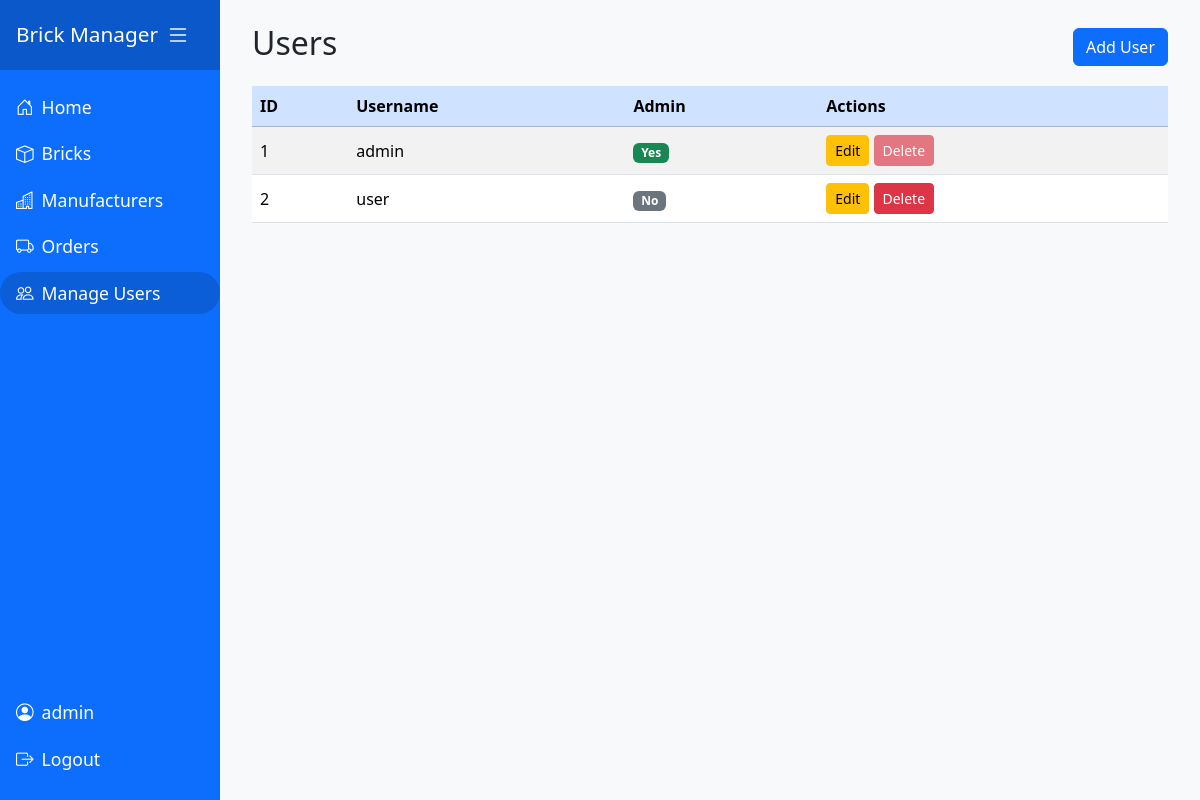
Before: /users/manage (signed in) with the older database file.
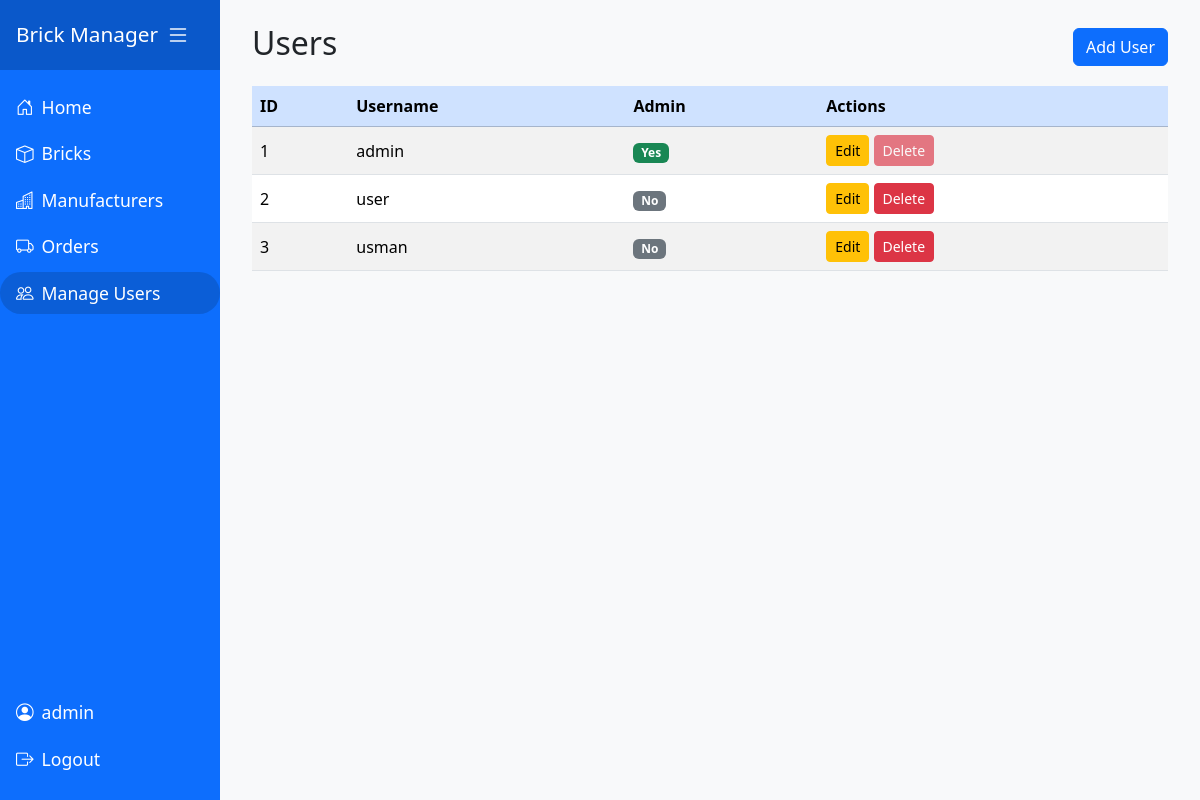
After: the same page with the newer database file.
### models.py (models this page shows)
class User(db.Model):
    id = db.Column(db.Integer, primary_key=True)
    userName = db.Column(db.String(150), nullable=False, unique=True)
    password = db.Column(db.String(150), nullable=False)
    isAdmin = db.Column(db.Boolean, default=False, nullable=False)

### manage_users.py (the view)
@manage_users_bp.route('/users/manage')
@loginRequired
@adminRequired
def users():
    all_users = UserMediator.get_all_users()
    return render_template('manage_users.html', users=all_users, current_user_id=session.get('userId'))

### app.py (called while the page is built)
@app.before_request
def require_login():
    allowedRoutes = ['users.login', 'users.register']
    endpoint = request.endpoint
    if endpoint is None:
        return  # Let Flask handle it
    if endpoint in allowedRoutes or endpoint.startswith('static'):
        return  # Allow access
    if not session.get('userId'):
        return redirect(url_for('users.login', next=request.url))

### manage_users.py (called while the page is built)
def adminRequired(f):
    @wraps(f)
    def decoratedFunction(*args, **kwargs):
        if not session.get('isAdmin'):
            flash('Admin access required.', 'danger')
            return redirect(url_for('index'))
        return f(*args, **kwargs)
    return decoratedFunction

### mediators/user_mediator.py (called while the page is built)
    @staticmethod
    def get_all_users():
        return UserDB.get_all()

### persistence/user_db.py (called while the page is built)
    @staticmethod
    def get_all():
        return User.query.all()

### users.py (called while the page is built)
def loginRequired(f):
    @wraps(f)
    def decoratedFunction(*args, **kwargs):
        if not session.get('userId'):
            flash('Please log in to access this page.', 'warning')
            return redirect(url_for('users.login', next=request.url))
        return f(*args, **kwargs)
    return decoratedFunction

### templates/manage_users.html (shortened to what this page needs)
{% extends 'base.html' %}
{% block content %}
<div class="d-flex justify-content-between align-items-center mb-3">
    <h2>Users</h2>
    <a href="{{ url_for('manage_users.add_user') }}" class="btn btn-primary">Add User</a>
</div>
<div class="table-responsive">
    <table class="table table-striped table-hover align-middle">
        <thead class="table-primary">
            <tr>
                <th>ID</th>
                <th>Username</th>
                <th>Admin</th>
                <th>Actions</th>
            </tr>
        </thead>
        <tbody>
        {% for user in users %}
            <tr>
                <td>{{ user.id }}</td>
                <td>{{ user.userName }}</td>
                <td>{% if user.isAdmin %}<span class="badge bg-success">Yes</span>{% else %}<span class="badge bg-secondary">No</span>{% endif %}</td>
                <td>
                    <a href="{{ url_for('manage_users.edit_user', id=user.id) }}" class="btn btn-sm btn-warning">Edit</a>
                    {% if user.id != current_user_id %}
                    <form action="{{ url_for('manage_users.delete_user', id=user.id) }}" method="POST" style="display:inline;">
                        <button type="submit" class="btn btn-sm btn-danger" onclick="return confirm('Are you sure you want to delete this user?');">Delete</button>
                    </form>
                    {% else %}
                    <button class="btn btn-sm btn-danger" disabled>Delete</button>
                    {% endif %}
                </td>
            </tr>
        {% endfor %}
        </tbody>
    </table>
</div>
{% endblock %}

### templates/base.html (shortened to what this page needs)
<!DOCTYPE html>
<html lang="en">
<head>
    <link href="https://cdn.jsdelivr.net/npm/bootstrap@5.3.2/dist/css/bootstrap.min.css" rel="stylesheet">
    <link rel="stylesheet" href="{{ url_for('static', filename='css/sidebar.css') }}">
    <link rel="stylesheet" href="{{ url_for('static', filename='css/flash.css') }}">
</head>
<body>
    <div class="d-flex">
        <nav id="sidebar" class="sidebar d-flex flex-column">
            <div>
                <div class="sidebar-header d-flex align-items-center justify-content-between">
                    <span>Brick Manager</span>
                    <button class="sidebar-toggler" id="sidebarCollapse" aria-label="Toggle sidebar">
                        <i class="bi bi-list"></i>
                    </button>
                </div>
                <ul class="nav flex-column mt-3">
                    <li class="nav-item">
                        <a class="nav-link {% if request.endpoint == 'index' %}active{% endif %}" href="{{ url_for('index') }}">
                            <i class="bi bi-house-door rounded-pill"></i> <span>Home</span>
                        </a>
                    </li>
                    <li class="nav-item">
                        <a class="nav-link {% if request.endpoint == 'bricks.bricks' %}active{% endif %}" href="{{ url_for('bricks.bricks') }}">
                            <i class="bi bi-box rounded-pill"></i> <span>Bricks</span>
                        </a>
                    </li>
                    <li class="nav-item">
                        <a class="nav-link {% if request.endpoint == 'manufacturers.manufacturers' %}active{% endif %}" href="{{ url_for('manufacturers.manufacturers') }}">
                            <i class="bi bi-buildings"></i> <span>Manufacturers</span>
                        </a>
                    </li>
                    <li class="nav-item">
                        <a class="nav-link" href="{{ url_for('orders.orders') }}">
                            <i class="bi bi-truck"></i> Orders
                        </a>
                    </li>
                    {% if session.get('isAdmin') %}
                    <li class="nav-item">
                        <a class="nav-link {% if request.endpoint == 'manage_users.users' %}active{% endif %}" href="{{ url_for('manage_users.users') }}">
                            <i class="bi bi-people"></i> <span>Manage Users</span>
                        </a>
                    </li>
                    {% endif %}
                </ul>
            </div>
            <div class="mt-auto mb-3">
                {% if session.get('userName') %}
                <ul class="nav flex-column">
                    <li class="nav-item">
                        <span class="nav-link disabled">
                            <i class="bi bi-person-circle rounded-pill"></i> <span>{{ session['userName'] }}</span>
                        </span>
                    </li>
                    <li class="nav-item">
                        <a class="nav-link" href="{{ url_for('users.logout') }}">
                            <i class="bi bi-box-arrow-right rounded-pill"></i> <span>Logout</span>
                        </a>
                    </li>
                </ul>
                {% endif %}
            </div>
        </nav>
        <div id="content" class="content-area flex-grow-1">
                {% set messages = get_flashed_messages(with_categories=true) %}
            <div class="container mt-4 content-inner">
                {% block content %}{% endblock %}
            </div>
        </div>
    </div>
    <link rel="stylesheet" href="https://cdn.jsdelivr.net/npm/bootstrap-icons@1.11.3/font/bootstrap-icons.css">
</body>
</html>

### static/css/sidebar.css (style rules this page uses)
body { min-height: 100vh; background: #f8f9fa; }
.sidebar { min-width: 220px; max-width: 220px; min-height: 100vh; background: #0d6efd; color: #fff; transition: all 0.3s; }
.sidebar .nav-link { color: #fff; font-size: 1.1rem; border-radius: 2rem; margin-bottom: 0.25rem; transition: background 0.2s, color 0.2s; display: flex; align-items: center; gap: 0.5rem; }
.sidebar .nav-link.active, .sidebar .nav-link:hover { background: #0b5ed7; color: #fff; }
.sidebar .sidebar-header { font-size: 1.3rem; padding: 1rem; text-align: center; background: #0a58ca; }
.sidebar-toggler { background: none; border: none; color: #fff; font-size: 1.5rem; margin-right: 0.5rem; }
.content-area { margin-left: 0px; min-height: 100vh; display: flex; transition: margin-left 0.3s; }
.content-inner { width: 100%; margin: 20px; max-width: none; }

Changed rows visible on the page:
added User: id "3", userName "usman", isAdmin "No"
